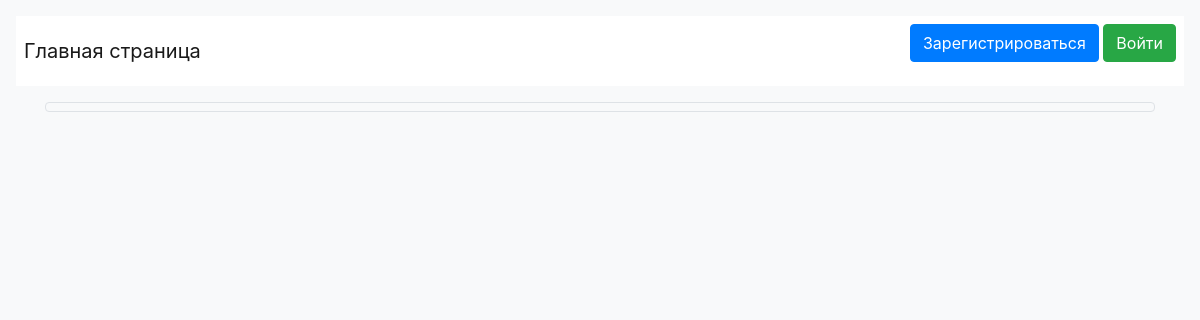
The app's page /news/3/, older data.
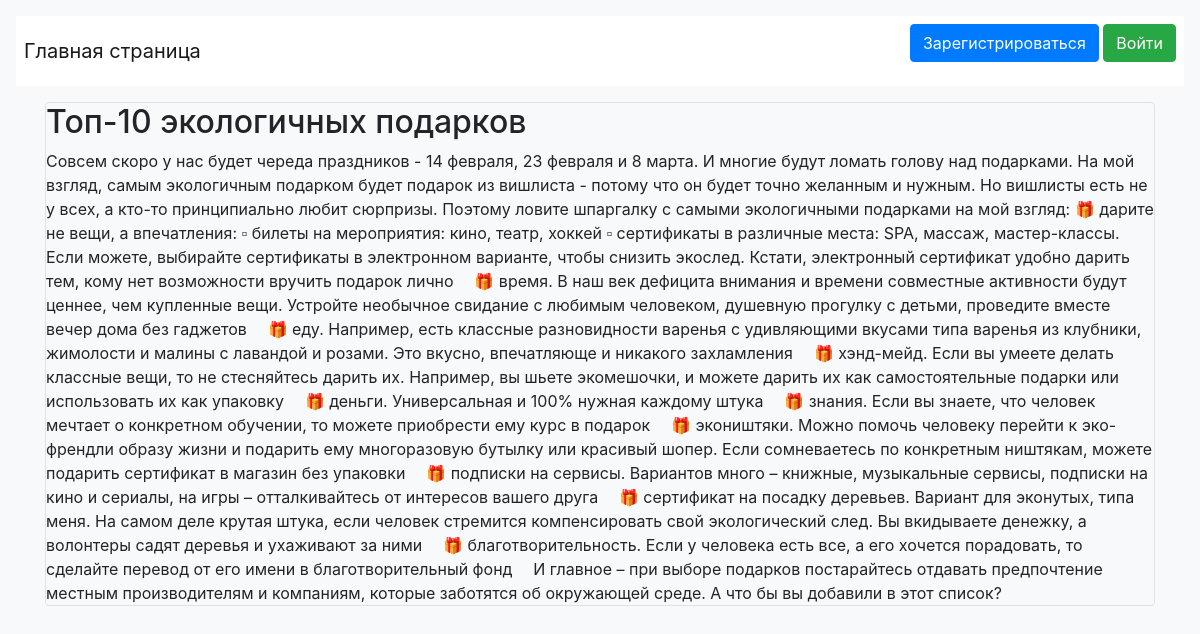
The same page, newer data.
### data/news.py (models this page shows)
class News(SqlAlchemyBase):  # класс постов
    __tablename__ = 'news'
    id = sqlalchemy.Column(sqlalchemy.Integer,
                           primary_key=True, autoincrement=True)
    title = sqlalchemy.Column(sqlalchemy.String, nullable=True)
    content = sqlalchemy.Column(sqlalchemy.String, nullable=True)
    created_date = sqlalchemy.Column(sqlalchemy.DateTime,
                                     default=datetime.datetime.now)
    is_private = sqlalchemy.Column(sqlalchemy.Boolean, default=True)
    user_id = sqlalchemy.Column(sqlalchemy.Integer,
                                sqlalchemy.ForeignKey("users.id"))
    user = orm.relation('User')

### main.py (the view)
@app.route('/news/<int:id>/', methods=['GET', 'POST'])  # просмотр поста
def view(id):
    db_sess = db_session.create_session()
    news = db_sess.query(News).filter(News.id == id).first()
    return render_template('view.html', news=news)

### data/db_session.py (called while the page is built)
def create_session() -> Session:
    global __factory
    return __factory()

### templates/view.html
{% extends "base.html" %}
{% block content %}
<div class="col-md6 border rounded">
    <h2>{{news.title}}</h2>
    <div>
        {{news.content}}
    </div>
</div>
{% endblock %}

### templates/base.html (shortened to what this page needs)
<!doctype html>
<html lang="en">
<head>
    <link rel="stylesheet"
          href="https://stackpath.bootstrapcdn.com/bootstrap/4.4.1/css/bootstrap.min.css"
>
</head>
<body class="p-3 mb-2 bg-light">
<header>
    <nav class="navbar navbar-light p-2 mb-3 bg-white">
        <a class="navbar-brand" href="/">Главная страница</a>
        {% if current_user.is_authenticated %}
            <a class="navbar-brand" href="/logout">{{ current_user.name }}</a>
        {% else %}
            <p>
            <a class="btn btn-primary " href="/register">Зарегистрироваться</a>
            <a class="btn btn-success" href="/login">Войти</a>
            </p>
        {% endif %}
    </nav>
</header>
<main role="main" class="container">
    {% block content %}{% endblock %}
</main>
</body>
</html>

Row changes from the older to the newer data that the page shows:
added News: title "Топ-10 экологичных подарков", content "Совсем скоро у нас будет череда праздников - 14 февраля, 23 февраля и 8 марта. И многие будут ломать голову над подарками. На мой взгляд, самым экологичным подарком будет подарок из вишлиста - потому что он будет точно желанным и нужным. Но вишлисты есть не у всех, а кто-то принципиально любит сюрпризы. Поэтому ловите шпаргалку с самыми экологичными подарками на мой взгляд: 🎁 дарите не вещи, а впечатления: ▫ билеты на мероприятия: кино, театр, хоккей ▫ сертификаты в различные места: SPA, массаж, мастер-классы. Если можете, выбирайте сертификаты в электронном варианте, чтобы снизить экослед. Кстати, электронный сертификат удобно дарить тем, кому нет возможности вручить подарок лично ⠀ 🎁…"
